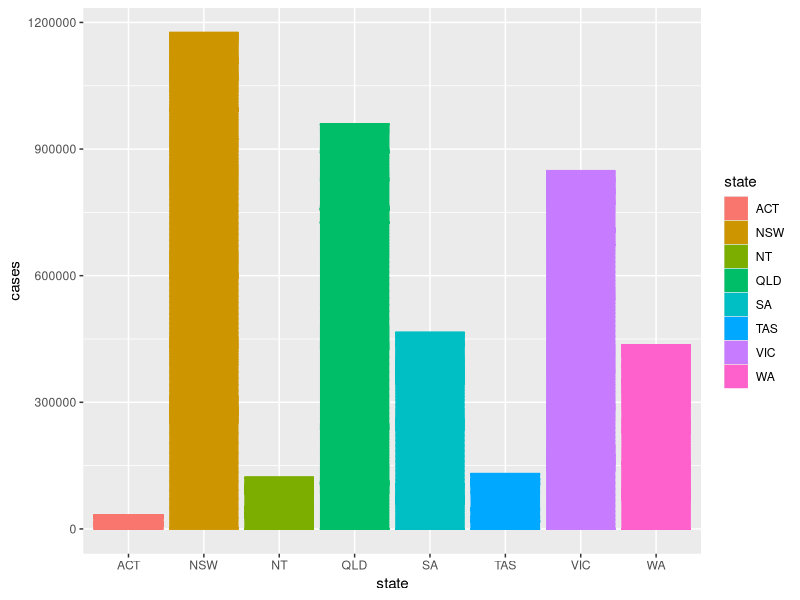

Write the R code that produced this figure.
## ---- chunk 1
knitr::opts_chunk$set(echo = FALSE, cache=TRUE, messages=FALSE, warning=FALSE)
# Make sure you have the latest versions of rmarkdown and bookdown installed
library(ggplot2)
## ---- chunk 2
library(tidyverse)
library(readxl)
library(lubridate)
## ---- chunk 3
nsw <- read_excel(here::here("data/2.+offenders,+states+and+territories.xls"), sheet = 3, range = "A6:L39")
## ---- chunk 4
nsw <- nsw %>% 
  dplyr::filter(!is.na(`Principal offence`))

nsw <- nsw[-c(16),] 

## ---- chunk 5
nsw <- nsw %>% 
  dplyr::filter(!is.na(`Principal offence`)) %>%
  mutate(state = rep("NSW", 30))

nsw$`2008–09` = as.double(nsw$`2008–09`)

nsw1 <- nsw %>% 
  pivot_longer(cols = `2008–09`:`2018–19`,
               names_to = "Year", 
               values_to = "cases") %>%
   mutate(Year = year(as.Date(Year, "%Y")))
## ---- chunk 6
vic <- read_excel(here::here("data/2.+offenders,+states+and+territories.xls"), sheet = 4, range = "A6:L39")
## ---- chunk 7
vic <- vic %>% 
  dplyr::filter(!is.na(`Principal offence`))

vic <- vic[-c(16),] 

## ---- chunk 8
vic <- vic %>% 
  dplyr::filter(!is.na(`Principal offence`)) %>%
  mutate(state = rep("VIC", 30))

vic$`2008–09` = as.double(vic$`2008–09`)

vic1 <- vic %>% 
  pivot_longer(cols = `2008–09`:`2018–19`,
               names_to = "Year", 
               values_to = "cases") %>%
   mutate(Year = year(as.Date(Year, "%Y")))
## ---- chunk 9
qld <- read_excel(here::here("data/2.+offenders,+states+and+territories.xls"), sheet = 5, range = "A6:L39")
## ---- chunk 10
qld <- qld %>% 
  dplyr::filter(!is.na(`Principal offence`))

qld <- qld[-c(16),] 

## ---- chunk 11
qld <- qld %>% 
  dplyr::filter(!is.na(`Principal offence`)) %>%
  mutate(state = rep("QLD", 30))

qld$`2008–09` = as.double(qld$`2008–09`)

qld1 <- qld %>% 
  pivot_longer(cols = `2008–09`:`2018–19`,
               names_to = "Year", 
               values_to = "cases") %>%
   mutate(Year = year(as.Date(Year, "%Y")))
## ---- chunk 12
sa <- read_excel(here::here("data/2.+offenders,+states+and+territories.xls"), sheet = 6, range = "A6:L39")
## ---- chunk 13
sa <- sa %>% 
  dplyr::filter(!is.na(`Principal offence`))

sa <- sa[-c(16),] 

## ---- chunk 14
sa <- sa %>% 
  dplyr::filter(!is.na(`Principal offence`)) %>%
  mutate(state = rep("SA", 30))

sa$`2008–09` = as.double(sa$`2008–09`)

sa1 <- sa %>% 
  pivot_longer(cols = `2008–09`:`2018–19`,
               names_to = "Year", 
               values_to = "cases") %>%
   mutate(Year = year(as.Date(Year, "%Y")))
## ---- chunk 15
wa <- read_excel(here::here("data/2.+offenders,+states+and+territories.xls"), sheet = 7, range = "A6:L39")
## ---- chunk 16
wa <- wa %>% 
  dplyr::filter(!is.na(`Principal offence`))

wa <- wa[-c(16),] 

## ---- chunk 17
wa <- wa %>% 
  dplyr::filter(!is.na(`Principal offence`)) %>%
  mutate(state = rep("WA", 30))

wa$`2008–09` = as.double(wa$`2008–09`)

wa1 <- wa %>% 
  pivot_longer(cols = `2008–09`:`2018–19`,
               names_to = "Year", 
               values_to = "cases") %>%
   mutate(Year = year(as.Date(Year, "%Y")))
## ---- chunk 18
tas <- read_excel(here::here("data/2.+offenders,+states+and+territories.xls"), sheet = 8, range = "A6:L39")
## ---- chunk 19
tas <- tas %>% 
  dplyr::filter(!is.na(`Principal offence`))

tas <- tas[-c(16),] 

## ---- chunk 20
tas <- tas %>% 
  dplyr::filter(!is.na(`Principal offence`)) %>%
  mutate(state = rep("TAS", 30))

tas$`2008–09` = as.double(tas$`2008–09`)

tas1 <- tas %>% 
  pivot_longer(cols = `2008–09`:`2018–19`,
               names_to = "Year", 
               values_to = "cases") %>%
   mutate(Year = year(as.Date(Year, "%Y")))
## ---- chunk 21
nt <- read_excel(here::here("data/2.+offenders,+states+and+territories.xls"), sheet = 9, range = "A6:L39")
## ---- chunk 22
nt <- nt %>% 
  dplyr::filter(!is.na(`Principal offence`))

nt <- nt[-c(16),] 

## ---- chunk 23
nt <- nt %>% 
  dplyr::filter(!is.na(`Principal offence`)) %>%
  mutate(state = rep("NT", 30))

nt$`2008–09` = as.double(nt$`2008–09`)

nt1 <- nt %>% 
  pivot_longer(cols = `2008–09`:`2018–19`,
               names_to = "Year", 
               values_to = "cases") %>%
   mutate(Year = year(as.Date(Year, "%Y")))
## ---- chunk 24
act <- read_excel(here::here("data/2.+offenders,+states+and+territories.xls"), sheet = 10, range = "A6:L39")
## ---- chunk 25
act <- act %>% 
  dplyr::filter(!is.na(`Principal offence`))

act <- act[-c(16),] 

## ---- chunk 26
act <- act %>% 
  dplyr::filter(!is.na(`Principal offence`)) %>%
  mutate(state = rep("ACT", 30))

act$`2008–09` = as.double(act$`2008–09`)

act1 <- act %>% 
  pivot_longer(cols = `2008–09`:`2018–19`,
               names_to = "Year", 
               values_to = "cases") %>%
   mutate(Year = year(as.Date(Year, "%Y")))
## ---- chunk 27
join1 <- full_join(
  nsw1,
  vic1,
  by = c("Principal offence" = "Principal offence",
         "state" = "state",
         "Year" = "Year",
         "cases" = "cases"))

join2 <- full_join(
  qld1,
  sa1,
  by = c("Principal offence" = "Principal offence",
         "state" = "state",
         "Year" = "Year",
         "cases" = "cases"))

join3 <- full_join(
  wa1,
  tas1,
  by = c("Principal offence" = "Principal offence",
         "state" = "state",
         "Year" = "Year",
         "cases" = "cases"))

join4 <- full_join(
  nt1,
  act1,
  by = c("Principal offence" = "Principal offence",
         "state" = "state",
         "Year" = "Year",
         "cases" = "cases"))

join5 <- full_join(
  join1,
  join2,
  by = c("Principal offence" = "Principal offence",
         "state" = "state",
         "Year" = "Year",
         "cases" = "cases"))

join6 <- full_join(
  join3,
  join4,
  by = c("Principal offence" = "Principal offence",
         "state" = "state",
         "Year" = "Year",
         "cases" = "cases"))

state_crime <- full_join(
  join5,
  join6,
  by = c("Principal offence" = "Principal offence",
         "state" = "state",
         "Year" = "Year",
         "cases" = "cases"))
state_crime$Year = as.factor(state_crime$Year)
## ---- chunk 28
state_crime %>%
  group_by(state) %>%
  ggplot(aes(state, cases,
             colour = state,
             fill = state)) +
  geom_col()

## ---- chunk 29
nsw_crime2018 <- state_crime %>%
  dplyr::filter(state == "NSW",
                Year == "2018")

qld_crime2018 <- state_crime %>%
  dplyr::filter(state == "QLD",
                Year == "2018")

sa_crime2018 <- state_crime %>%
  dplyr::filter(state == "SA",
                Year == "2018")

vic_crime2018 <- state_crime %>%
  dplyr::filter(state == "VIC",
                Year == "2018")
